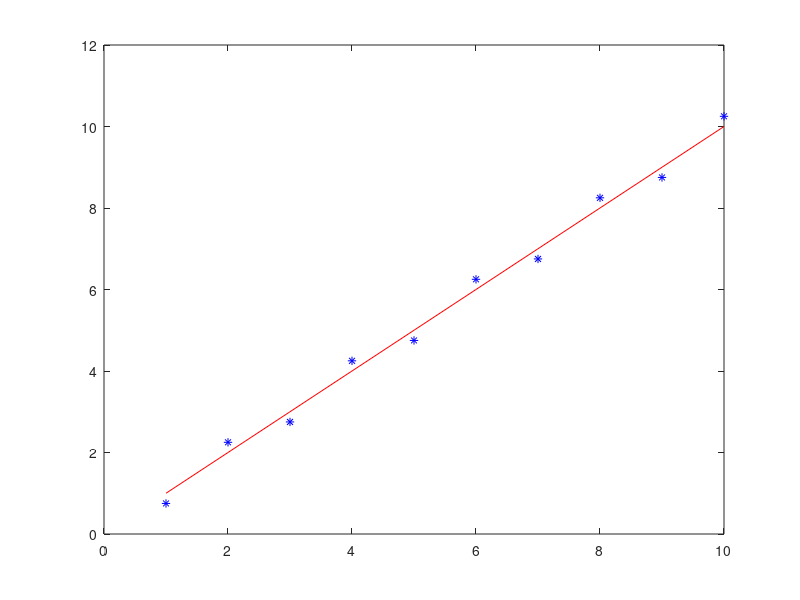

This figure's MATLAB source:
clear,clc
x = 1:10;
y1 = x;

plot(y1,'r')
hold on

y2 = zeros(1,10);
for i = 1:10
    y2(i) = x(i) + 0.25*(-1)^i;
end
plot(y2,'b*')